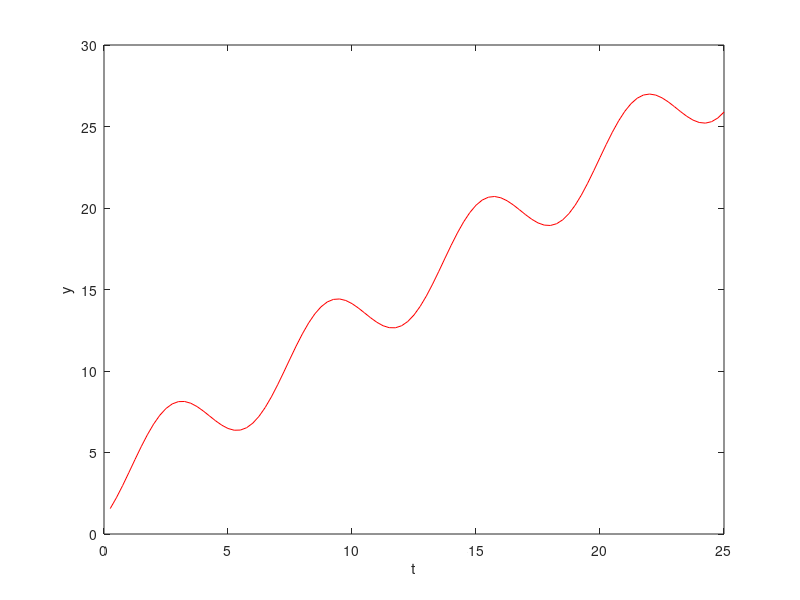

Write MATLAB code to recreate this figure.
clear T Y
h = 0.25;
t=0;
y =1;

RK_f = @(t,y) 2*sin(t) + cos(t) + 1;
fprintf('Paso 0: t = %6.3f, y = %18.15f\n',t,y);

for ii = 1:100
    k1 = h* RK_f(t,y);
    k2 = h* RK_f(t+h/2,y+k1/2);
    k3 = h* RK_f(t+h/2,y+k2/2);
    k4 = h* RK_f(t+h,y+k3);
    y = y + (k1+2*k2+2*k3+k4)/6;
    t = t+h;
    
    T(ii) = t;
    Y(ii) = y;
    
    fprintf('Paso %d: t = %6.3f, y = %18.15f\n',ii,t,y);   
end

figure
plot(T,Y, 'r');
xlabel('t');
ylabel('y');